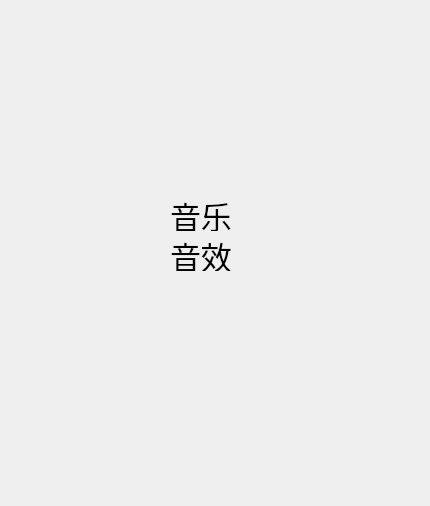
<?xml version="1.0" encoding="UTF-8"?>
<ui version="4.0">
 <class>SettingDialog</class>
 <widget class="QDialog" name="SettingDialog">
  <property name="geometry">
   <rect>
    <x>0</x>
    <y>0</y>
    <width>430</width>
    <height>506</height>
   </rect>
  </property>
  <property name="windowTitle">
   <string>Dialog</string>
  </property>
  <property name="styleSheet">
   <string notr="true">#SettingDialog {border-image: url(:/startMenu/settingBody.png);}</string>
  </property>
  <widget class="MenuLabel" name="yes">
   <property name="geometry">
    <rect>
     <x>70</x>
     <y>420</y>
     <width>291</width>
     <height>61</height>
    </rect>
   </property>
   <property name="styleSheet">
    <string notr="true">border-image: url(:/startMenu/yes.png);</string>
   </property>
   <property name="text">
    <string/>
   </property>
  </widget>
  <widget class="MenuLabel" name="button">
   <property name="geometry">
    <rect>
     <x>240</x>
     <y>200</y>
     <width>31</width>
     <height>31</height>
    </rect>
   </property>
   <property name="styleSheet">
    <string notr="true">border-image: url(:/startMenu/checkBox.png);</string>
   </property>
   <property name="text">
    <string/>
   </property>
  </widget>
  <widget class="QLabel" name="label">
   <property name="geometry">
    <rect>
     <x>170</x>
     <y>200</y>
     <width>71</width>
     <height>31</height>
    </rect>
   </property>
   <property name="font">
    <font>
     <pointsize>23</pointsize>
    </font>
   </property>
   <property name="text">
    <string>音乐</string>
   </property>
  </widget>
  <widget class="MenuLabel" name="button_2">
   <property name="geometry">
    <rect>
     <x>240</x>
     <y>240</y>
     <width>31</width>
     <height>31</height>
    </rect>
   </property>
   <property name="styleSheet">
    <string notr="true">border-image: url(:/startMenu/checkBox.png);</string>
   </property>
   <property name="text">
    <string/>
   </property>
  </widget>
  <widget class="QLabel" name="label_2">
   <property name="geometry">
    <rect>
     <x>170</x>
     <y>240</y>
     <width>71</width>
     <height>31</height>
    </rect>
   </property>
   <property name="font">
    <font>
     <pointsize>23</pointsize>
    </font>
   </property>
   <property name="text">
    <string>音效</string>
   </property>
  </widget>
 </widget>
 <customwidgets>
  <customwidget>
   <class>MenuLabel</class>
   <extends>QLabel</extends>
   <header location="global">include/share/menu_label.h</header>
  </customwidget>
 </customwidgets>
 <resources>
  <include location="../../qrc/init.qrc"/>
 </resources>
 <connections/>
</ui>
